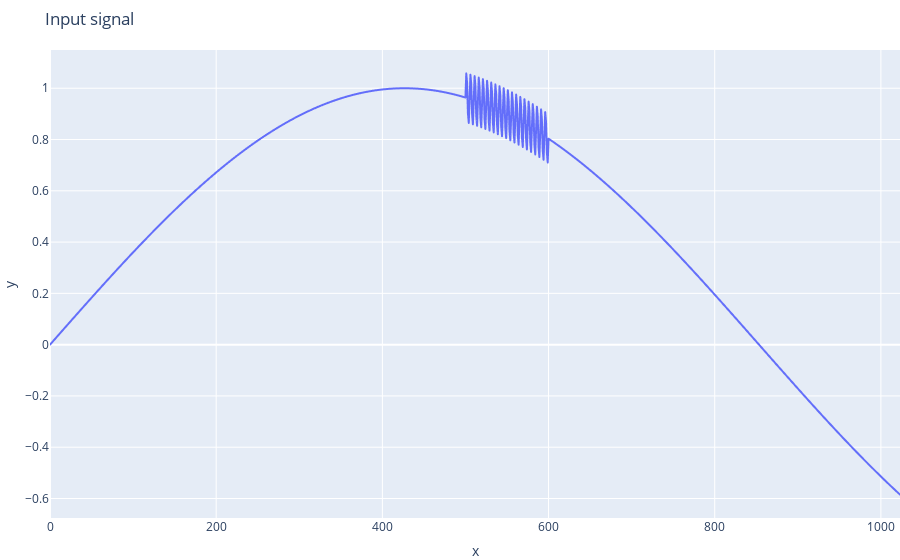

The notebook cell this image was saved under:
### Markdown cell above
# Input signal with high frequency injected between points 500-600

### Code cell
# Define an input signal with two distinct frequencies
N = 1024
samples = np.arange(N)
input_signal = np.sin(2*np.pi*samples*0.6/N)
input_signal[500:600] = input_signal[500:600] + 0.1*np.sin(2*np.pi*samples[500:600]*20/100)
fig = px.line(x=samples, y=input_signal, title="Input signal")
fig.show()

### Figure 1 — Plotly figure (JSON) as saved in the notebook; plotly's stock layout.template omitted (floating-point values rounded to 4 significant figures; data arrays with more than 128 entries replaced by an {"elided": "..."} marker saying what was removed)
{"data": [{"hovertemplate": "x=%{x}<br>y=%{y}<extra></extra>", "legendgroup": "", "line": {"color": "#636efa", "dash": "solid"}, "marker": {"symbol": "circle"}, "mode": "lines", "name": "", "showlegend": false, "type": "scattergl", "x": {"elided": "1024 int values"}, "xaxis": "x", "y": {"elided": "1024 float values"}, "yaxis": "y"}], "layout": {"legend": {"tracegroupgap": 0}, "title": {"text": "Input signal"}, "xaxis": {"anchor": "y", "domain": [0, 1], "title": {"text": "x"}}, "yaxis": {"anchor": "x", "domain": [0, 1], "title": {"text": "y"}}}}
